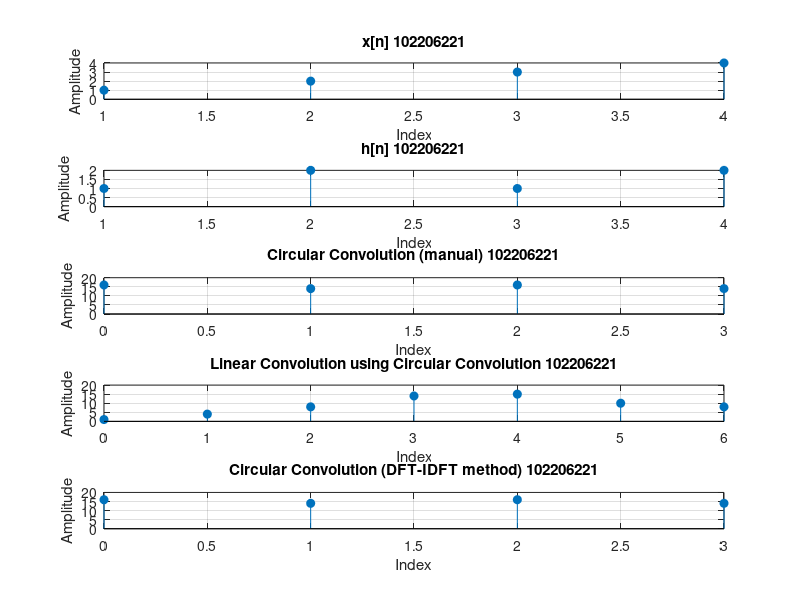

This figure's MATLAB source:
% MATLAB Code for Convolutions with Plotting
clc
clear all
% Define the input sequences
x = [1, 2, 3, 4];
h = [1, 2, 1, 2];

% Length of sequences
N_x = length(x);
N_h = length(h);
N_circ = max(N_x, N_h); % Length for circular convolution

% (a) Compute Circular Convolution manually
% Zero-pad sequences to length N_circ
x_padded = [x, zeros(1, N_circ - N_x)];
h_padded = [h, zeros(1, N_circ - N_h)];

% Circular Convolution
y_circ = zeros(1, N_circ);
for n = 0:N_circ-1;
    for m = 0:N_circ-1;
        y_circ(n+1) = y_circ(n+1) + x_padded(m+1) * h_padded(mod(n-m, N_circ) + 1);
    end
end

% (b) Compute Linear Convolution using Circular Convolution
% Pad sequences for linear convolution
N_lin = N_x + N_h - 1; % Length for linear convolution
x_padded_lin = [x, zeros(1, N_lin - N_x)];
h_padded_lin = [h, zeros(1, N_lin - N_h)];

% Circular Convolution on padded sequences
y_circ_lin = zeros(1, N_lin);
for n = 0:N_lin-1;
    for m = 0:N_lin-1;
        y_circ_lin(n+1) = y_circ_lin(n+1) + x_padded_lin(m+1) * h_padded_lin(mod(n-m, N_lin) + 1);
    end
end

% (c) Verify Circular Convolution using Linear Convolution
% Compute Linear Convolution directly
y_lin = conv(x, h);

% Wrap-around the result to match circular convolution length
y_lin_circ = [y_lin, zeros(1, N_circ - length(y_lin))]; % Padding to length N_circ

% (d) Compute Circular Convolution using DFT-IDFT method
% Compute DFTs
X = fft(x_padded);
H = fft(h_padded);

% Element-wise multiplication in frequency domain
Y = X .* H;

% Compute Inverse DFT
y_dft_idft = ifft(Y);

% Plotting
figure;

% Plot Circular Convolution
subplot(5,1,3);
stem(0:N_circ-1, y_circ, 'filled');
title('Circular Convolution (manual) 102206221');
xlabel('Index');
ylabel('Amplitude');
grid on;

% Plot Linear Convolution
subplot(5,1,4);
stem(0:N_lin-1, y_circ_lin, 'filled');
title('Linear Convolution using Circular Convolution 102206221');
xlabel('Index');
ylabel('Amplitude');
grid on;

% Plot DFT-IDFT Convolution
subplot(5,1,5);
stem(0:N_circ-1, real(y_dft_idft), 'filled');
title('Circular Convolution (DFT-IDFT method) 102206221');
xlabel('Index');
ylabel('Amplitude');
grid on;

subplot(5,1,1);
stem(x, 'filled');
title('x[n] 102206221');
xlabel('Index');
ylabel('Amplitude');
grid on;


subplot(5,1,2);
stem(h, 'filled');
title('h[n] 102206221');
xlabel('Index');
xlabel('Index');
ylabel('Amplitude');
grid on;